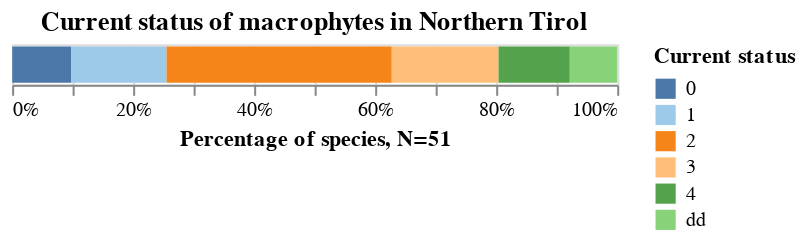

Notebook source saved alongside this figure:
### Code cell
category = "Nordtirol_A"
title = 'Current status of macrophytes in Northern Tirol'

plot_bar(red_list_tir_mp_df, category, sort_order, title, x_title, legend_title)

### Figure 1 — Vega-Lite specification as saved in the notebook (floating-point values rounded to 4 significant figures)
{"config": {"view": {"continuousWidth": 300, "continuousHeight": 300}}, "data": {"name": "data-e0832a115a2d74b1253c0d97c541b185"}, "mark": {"type": "bar", "tooltip": true}, "encoding": {"color": {"field": "Nordtirol_A", "legend": {"title": "Current status"}, "scale": {"scheme": "tableau20"}, "sort": ["0", "1", "2", "3", "4", "5", "dd"], "type": "ordinal"}, "order": {"field": "color_Nordtirol_A_sort_index", "type": "ordinal"}, "x": {"field": "len", "stack": "normalize", "title": "Percentage of species, N=51", "type": "quantitative"}}, "params": [{"name": "param_1", "select": {"type": "interval", "encodings": ["x", "y"]}, "bind": "scales"}], "title": "Current status of macrophytes in Northern Tirol", "$schema": "https://vega.github.io/schema/vega-lite/v5.20.1.json", "datasets": {"data-e0832a115a2d74b1253c0d97c541b185": [{"Nordtirol_A": "2", "len": 19}, {"Nordtirol_A": "0", "len": 5}, {"Nordtirol_A": "1", "len": 8}, {"Nordtirol_A": "3", "len": 9}, {"Nordtirol_A": "dd", "len": 4}, {"Nordtirol_A": "4", "len": 6}]}}
